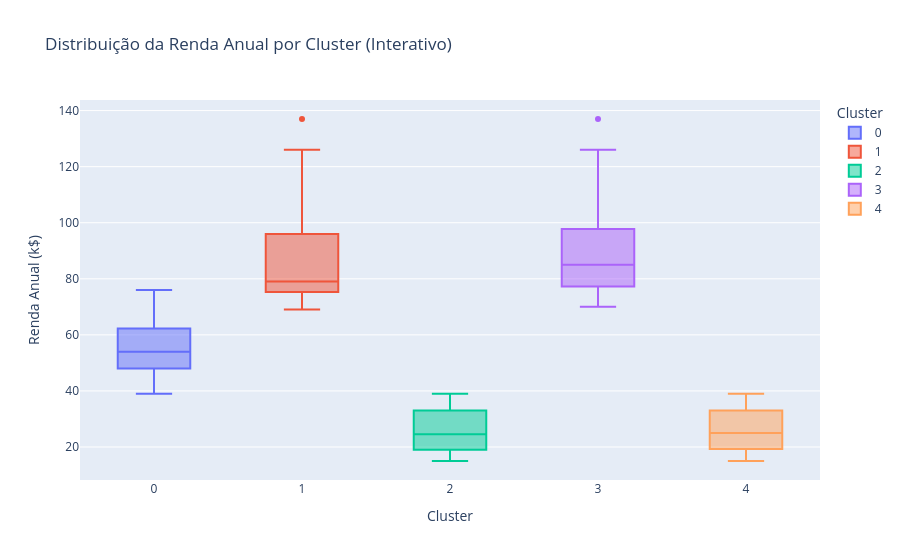
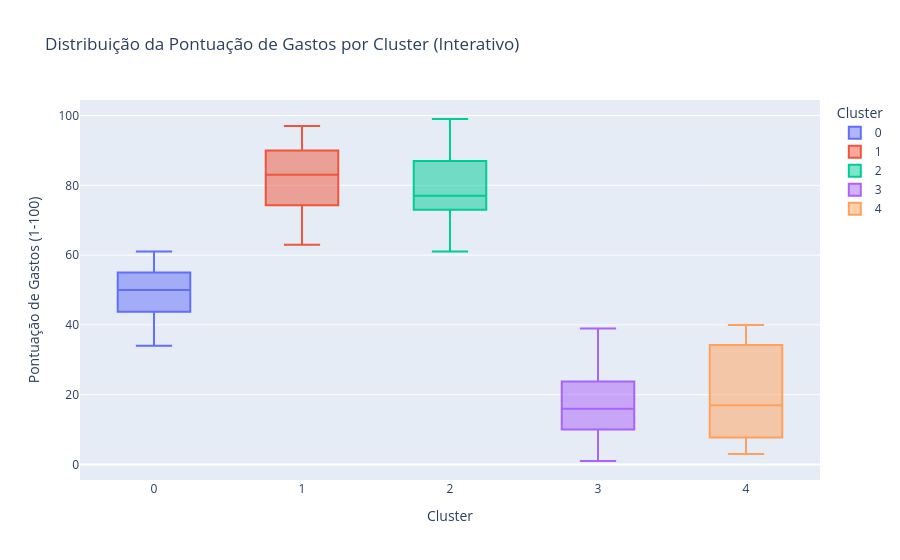
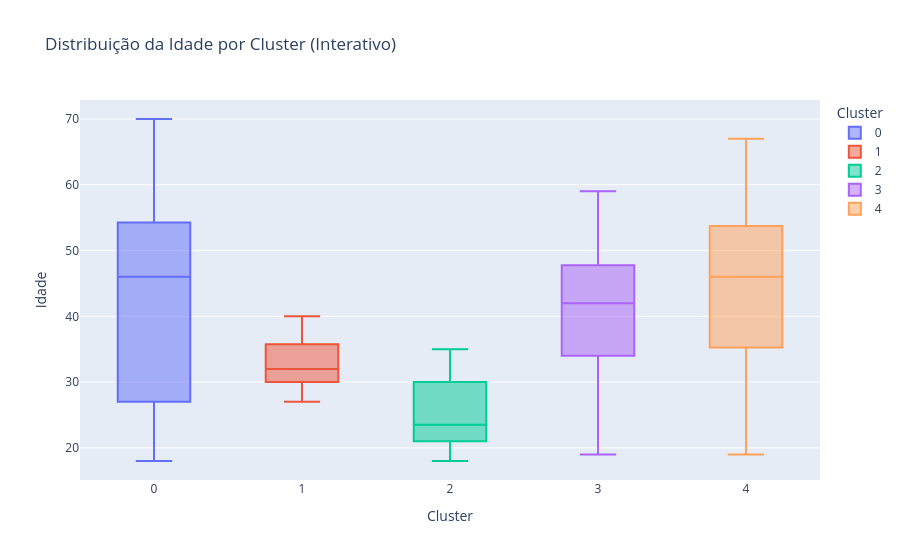
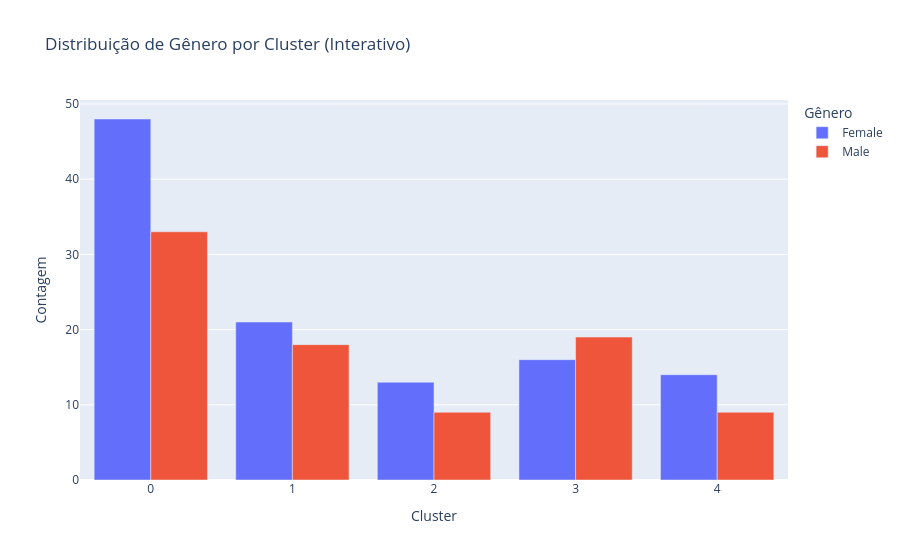

Source (notebook cell) for these figures, in order:
### Code cell
# --- Análise Visual Detalhada ---
# Para apresentação.

print("--- Análise Gráfica Interativa Detalhada dos Perfis ---")

# Reutilizar o dicionário de tradução da Célula 16
labels_traduzidos = {
    'Annual Income (k$)': 'Renda Anual (k$)',
    'Spending Score (1-100)': 'Pontuação de Gastos (1-100)',
    'Age': 'Idade',
    'Genre': 'Gênero'
}

# Preparar o DataFrame para o Plotly
df_plotly = df.copy()
df_plotly['Cluster'] = df_plotly['Cluster'].astype(str)
cluster_order = {"Cluster": ["0", "1", "2", "3", "4"]}

# --- Gráfico 1: Renda Anual (Interativo) ---
fig1 = px.box(
    df_plotly,
    x='Cluster',
    y='Annual Income (k$)',
    color='Cluster',
    title='Distribuição da Renda Anual por Cluster (Interativo)',
    labels=labels_traduzidos,
    category_orders=cluster_order
)
fig1.show()

# --- Gráfico 2: Pontuação de Gastos (Interativo) ---
fig2 = px.box(
    df_plotly,
    x='Cluster',
    y='Spending Score (1-100)',
    color='Cluster',
    title='Distribuição da Pontuação de Gastos por Cluster (Interativo)',
    labels=labels_traduzidos,
    category_orders=cluster_order
)
fig2.show()

# --- Gráfico 3: Idade (Interativo) ---
fig3 = px.box(
    df_plotly,
    x='Cluster',
    y='Age',
    color='Cluster',
    title='Distribuição da Idade por Cluster (Interativo)',
    labels=labels_traduzidos,
    category_orders=cluster_order
)
fig3.show()

# --- Gráfico 4: Gênero (Interativo) ---

# Para o countplot, precisamos pré-agregar os dados para o Plotly
df_counts = df_plotly.groupby(['Cluster', 'Genre']).size().reset_index(name='Contagem')

fig4 = px.bar(
    df_counts,
    x='Cluster',
    y='Contagem',
    color='Genre', # Colore as barras por Gênero
    title='Distribuição de Gênero por Cluster (Interativo)',
    labels=labels_traduzidos,
    barmode='group', # Coloca as barras lado a lado
    category_orders=cluster_order
)
fig4.show()

### Figure 1 — Plotly figure (JSON) as saved in the notebook; plotly's stock layout.template omitted (floating-point values rounded to 4 significant figures)
{"data": [{"alignmentgroup": "True", "hovertemplate": "Cluster=%{x}<br>Renda Anual (k$)=%{y}<extra></extra>", "legendgroup": "0", "marker": {"color": "#636efa"}, "name": "0", "notched": false, "offsetgroup": "0", "orientation": "v", "showlegend": true, "type": "box", "x": ["0", "0", "0", "0", "0", "0", "0", "0", "0", "0", "0", "0", "0", "0", "0", "0", "0", "0", "0", "0", "0", "0", "0", "0", "0", "0", "0", "0", "0", "0", "0", "0", "0", "0", "0", "0", "0", "0", "0", "0", "0", "0", "0", "0", "0", "0", "0", "0", "0", "0", "0", "0", "0", "0", "0", "0", "0", "0", "0", "0", "0", "0", "0", "0", "0", "0", "0", "0", "0", "0", "0", "0", "0", "0", "0", "0", "0", "0", "0", "0", "0"], "x0": " ", "xaxis": "x", "y": [39, 40, 40, 40, 40, 42, 42, 43, 43, 43, 43, 44, 44, 46, 46, 46, 46, 47, 47, 48, 48, 48, 48, 48, 48, 49, 49, 50, 50, 54, 54, 54, 54, 54, 54, 54, 54, 54, 54, 54, 54, 57, 57, 58, 58, 59, 59, 60, 60, 60, 60, 60, 60, 61, 61, 62, 62, 62, 62, 62, 62, 63, 63, 63, 63, 63, 63, 64, 64, 65, 65, 65, 65, 67, 67, 67, 67, 69, 71, 72, 76], "y0": " ", "yaxis": "y"}, {"alignmentgroup": "True", "hovertemplate": "Cluster=%{x}<br>Renda Anual (k$)=%{y}<extra></extra>", "legendgroup": "1", "marker": {"color": "#EF553B"}, "name": "1", "notched": false, "offsetgroup": "1", "orientation": "v", "showlegend": true, "type": "box", "x": ["1", "1", "1", "1", "1", "1", "1", "1", "1", "1", "1", "1", "1", "1", "1", "1", "1", "1", "1", "1", "1", "1", "1", "1", "1", "1", "1", "1", "1", "1", "1", "1", "1", "1", "1", "1", "1", "1", "1"], "x0": " ", "xaxis": "x", "y": [69, 70, 71, 71, 71, 72, 73, 73, 74, 75, 76, 77, 77, 78, 78, 78, 78, 78, 78, 79, 81, 85, 86, 87, 87, 87, 88, 88, 93, 97, 98, 99, 101, 103, 103, 113, 120, 126, 137], "y0": " ", "yaxis": "y"}, {"alignmentgroup": "True", "hovertemplate": "Cluster=%{x}<br>Renda Anual (k$)=%{y}<extra></extra>", "legendgroup": "2", "marker": {"color": "#00cc96"}, "name": "2", "notched": false, "offsetgroup": "2", "orientation": "v", "showlegend": true, "type": "box", "x": ["2", "2", "2", "2", "2", "2", "2", "2", "2", "2", "2", "2", "2", "2", "2", "2", "2", "2", "2", "2", "2", "2"], "x0": " ", "xaxis": "x", "y": [15, 16, 17, 18, 19, 19, 20, 20, 21, 23, 24, 25, 28, 28, 29, 30, 33, 33, 34, 37, 38, 39], "y0": " ", "yaxis": "y"}, {"alignmentgroup": "True", "hovertemplate": "Cluster=%{x}<br>Renda Anual (k$)=%{y}<extra></extra>", "legendgroup": "3", "marker": {"color": "#ab63fa"}, "name": "3", "notched": false, "offsetgroup": "3", "orientation": "v", "showlegend": true, "type": "box", "x": ["3", "3", "3", "3", "3", "3", "3", "3", "3", "3", "3", "3", "3", "3", "3", "3", "3", "3", "3", "3", "3", "3", "3", "3", "3", "3", "3", "3", "3", "3", "3", "3", "3", "3", "3"], "x0": " ", "xaxis": "x", "y": [70, 71, 71, 73, 73, 74, 75, 77, 77, 78, 78, 78, 78, 78, 78, 79, 81, 85, 86, 87, 87, 87, 88, 88, 93, 97, 98, 99, 101, 103, 103, 113, 120, 126, 137], "y0": " ", "yaxis": "y"}, {"alignmentgroup": "True", "hovertemplate": "Cluster=%{x}<br>Renda Anual (k$)=%{y}<extra></extra>", "legendgroup": "4", "marker": {"color": "#FFA15A"}, "name": "4", "notched": false, "offsetgroup": "4", "orientation": "v", "showlegend": true, "type": "box", "x": ["4", "4", "4", "4", "4", "4", "4", "4", "4", "4", "4", "4", "4", "4", "4", "4", "4", "4", "4", "4", "4", "4", "4"], "x0": " ", "xaxis": "x", "y": [15, 16, 17, 18, 19, 19, 20, 20, 21, 23, 24, 25, 28, 28, 29, 30, 33, 33, 34, 37, 38, 39, 39], "y0": " ", "yaxis": "y"}], "layout": {"boxmode": "overlay", "legend": {"title": {"text": "Cluster"}, "tracegroupgap": 0}, "title": {"text": "Distribuição da Renda Anual por Cluster (Interativo)"}, "xaxis": {"anchor": "y", "categoryarray": ["0", "1", "2", "3", "4"], "categoryorder": "array", "domain": [0, 1], "title": {"text": "Cluster"}}, "yaxis": {"anchor": "x", "domain": [0, 1], "title": {"text": "Renda Anual (k$)"}}}}

### Figure 2 — Plotly figure (JSON) as saved in the notebook; plotly's stock layout.template omitted (floating-point values rounded to 4 significant figures)
{"data": [{"alignmentgroup": "True", "hovertemplate": "Cluster=%{x}<br>Pontuação de Gastos (1-100)=%{y}<extra></extra>", "legendgroup": "0", "marker": {"color": "#636efa"}, "name": "0", "notched": false, "offsetgroup": "0", "orientation": "v", "showlegend": true, "type": "box", "x": ["0", "0", "0", "0", "0", "0", "0", "0", "0", "0", "0", "0", "0", "0", "0", "0", "0", "0", "0", "0", "0", "0", "0", "0", "0", "0", "0", "0", "0", "0", "0", "0", "0", "0", "0", "0", "0", "0", "0", "0", "0", "0", "0", "0", "0", "0", "0", "0", "0", "0", "0", "0", "0", "0", "0", "0", "0", "0", "0", "0", "0", "0", "0", "0", "0", "0", "0", "0", "0", "0", "0", "0", "0", "0", "0", "0", "0", "0", "0", "0", "0"], "x0": " ", "xaxis": "x", "y": [61, 55, 47, 42, 42, 52, 60, 54, 60, 45, 41, 50, 46, 51, 46, 56, 55, 52, 59, 51, 59, 50, 48, 59, 47, 55, 42, 49, 56, 47, 54, 53, 48, 52, 42, 51, 55, 41, 44, 57, 46, 58, 55, 60, 46, 55, 41, 49, 40, 42, 52, 47, 50, 42, 49, 41, 48, 59, 55, 56, 42, 50, 46, 43, 48, 52, 54, 42, 46, 48, 50, 43, 59, 43, 57, 56, 40, 58, 35, 34, 40], "y0": " ", "yaxis": "y"}, {"alignmentgroup": "True", "hovertemplate": "Cluster=%{x}<br>Pontuação de Gastos (1-100)=%{y}<extra></extra>", "legendgroup": "1", "marker": {"color": "#EF553B"}, "name": "1", "notched": false, "offsetgroup": "1", "orientation": "v", "showlegend": true, "type": "box", "x": ["1", "1", "1", "1", "1", "1", "1", "1", "1", "1", "1", "1", "1", "1", "1", "1", "1", "1", "1", "1", "1", "1", "1", "1", "1", "1", "1", "1", "1", "1", "1", "1", "1", "1", "1", "1", "1", "1", "1"], "x0": " ", "xaxis": "x", "y": [91, 77, 95, 75, 75, 71, 88, 73, 72, 93, 87, 97, 74, 90, 88, 76, 89, 78, 73, 83, 93, 75, 95, 63, 75, 92, 86, 69, 90, 86, 88, 97, 68, 85, 69, 91, 79, 74, 83], "y0": " ", "yaxis": "y"}, {"alignmentgroup": "True", "hovertemplate": "Cluster=%{x}<br>Pontuação de Gastos (1-100)=%{y}<extra></extra>", "legendgroup": "2", "marker": {"color": "#00cc96"}, "name": "2", "notched": false, "offsetgroup": "2", "orientation": "v", "showlegend": true, "type": "box", "x": ["2", "2", "2", "2", "2", "2", "2", "2", "2", "2", "2", "2", "2", "2", "2", "2", "2", "2", "2", "2", "2", "2"], "x0": " ", "xaxis": "x", "y": [81, 77, 76, 94, 72, 99, 77, 79, 66, 98, 73, 73, 82, 61, 87, 73, 92, 81, 73, 75, 92, 65], "y0": " ", "yaxis": "y"}, {"alignmentgroup": "True", "hovertemplate": "Cluster=%{x}<br>Pontuação de Gastos (1-100)=%{y}<extra></extra>", "legendgroup": "3", "marker": {"color": "#ab63fa"}, "name": "3", "notched": false, "offsetgroup": "3", "orientation": "v", "showlegend": true, "type": "box", "x": ["3", "3", "3", "3", "3", "3", "3", "3", "3", "3", "3", "3", "3", "3", "3", "3", "3", "3", "3", "3", "3", "3", "3", "3", "3", "3", "3", "3", "3", "3", "3", "3", "3", "3", "3"], "x0": " ", "xaxis": "x", "y": [29, 11, 9, 5, 7, 10, 5, 12, 36, 22, 17, 20, 16, 1, 1, 35, 5, 26, 20, 27, 13, 10, 13, 15, 14, 32, 15, 39, 24, 17, 23, 8, 16, 28, 18], "y0": " ", "yaxis": "y"}, {"alignmentgroup": "True", "hovertemplate": "Cluster=%{x}<br>Pontuação de Gastos (1-100)=%{y}<extra></extra>", "legendgroup": "4", "marker": {"color": "#FFA15A"}, "name": "4", "notched": false, "offsetgroup": "4", "orientation": "v", "showlegend": true, "type": "box", "x": ["4", "4", "4", "4", "4", "4", "4", "4", "4", "4", "4", "4", "4", "4", "4", "4", "4", "4", "4", "4", "4", "4", "4"], "x0": " ", "xaxis": "x", "y": [39, 6, 40, 6, 3, 14, 15, 13, 35, 29, 35, 5, 14, 32, 31, 4, 4, 14, 17, 26, 35, 36, 28], "y0": " ", "yaxis": "y"}], "layout": {"boxmode": "overlay", "legend": {"title": {"text": "Cluster"}, "tracegroupgap": 0}, "title": {"text": "Distribuição da Pontuação de Gastos por Cluster (Interativo)"}, "xaxis": {"anchor": "y", "categoryarray": ["0", "1", "2", "3", "4"], "categoryorder": "array", "domain": [0, 1], "title": {"text": "Cluster"}}, "yaxis": {"anchor": "x", "domain": [0, 1], "title": {"text": "Pontuação de Gastos (1-100)"}}}}

### Figure 3 — Plotly figure (JSON) as saved in the notebook; plotly's stock layout.template omitted (floating-point values rounded to 4 significant figures)
{"data": [{"alignmentgroup": "True", "hovertemplate": "Cluster=%{x}<br>Idade=%{y}<extra></extra>", "legendgroup": "0", "marker": {"color": "#636efa"}, "name": "0", "notched": false, "offsetgroup": "0", "orientation": "v", "showlegend": true, "type": "box", "x": ["0", "0", "0", "0", "0", "0", "0", "0", "0", "0", "0", "0", "0", "0", "0", "0", "0", "0", "0", "0", "0", "0", "0", "0", "0", "0", "0", "0", "0", "0", "0", "0", "0", "0", "0", "0", "0", "0", "0", "0", "0", "0", "0", "0", "0", "0", "0", "0", "0", "0", "0", "0", "0", "0", "0", "0", "0", "0", "0", "0", "0", "0", "0", "0", "0", "0", "0", "0", "0", "0", "0", "0", "0", "0", "0", "0", "0", "0", "0", "0", "0"], "x0": " ", "xaxis": "x", "y": [31, 50, 27, 29, 31, 49, 33, 31, 59, 50, 47, 51, 69, 27, 53, 70, 19, 67, 54, 63, 18, 43, 68, 19, 32, 70, 47, 60, 60, 59, 26, 45, 40, 23, 49, 57, 38, 67, 46, 21, 48, 55, 22, 34, 50, 68, 18, 48, 40, 32, 24, 47, 27, 48, 20, 23, 49, 67, 26, 49, 21, 66, 54, 68, 66, 65, 19, 38, 19, 18, 19, 63, 49, 51, 50, 27, 38, 40, 43, 25, 28], "y0": " ", "yaxis": "y"}, {"alignmentgroup": "True", "hovertemplate": "Cluster=%{x}<br>Idade=%{y}<extra></extra>", "legendgroup": "1", "marker": {"color": "#EF553B"}, "name": "1", "notched": false, "offsetgroup": "1", "orientation": "v", "showlegend": true, "type": "box", "x": ["1", "1", "1", "1", "1", "1", "1", "1", "1", "1", "1", "1", "1", "1", "1", "1", "1", "1", "1", "1", "1", "1", "1", "1", "1", "1", "1", "1", "1", "1", "1", "1", "1", "1", "1", "1", "1", "1", "1"], "x0": " ", "xaxis": "x", "y": [39, 31, 40, 38, 39, 31, 29, 32, 35, 32, 32, 28, 32, 34, 39, 38, 27, 30, 30, 29, 31, 36, 33, 32, 28, 36, 30, 27, 35, 32, 29, 30, 28, 36, 32, 38, 35, 32, 30], "y0": " ", "yaxis": "y"}, {"alignmentgroup": "True", "hovertemplate": "Cluster=%{x}<br>Idade=%{y}<extra></extra>", "legendgroup": "2", "marker": {"color": "#00cc96"}, "name": "2", "notched": false, "offsetgroup": "2", "orientation": "v", "showlegend": true, "type": "box", "x": ["2", "2", "2", "2", "2", "2", "2", "2", "2", "2", "2", "2", "2", "2", "2", "2", "2", "2", "2", "2", "2", "2"], "x0": " ", "xaxis": "x", "y": [21, 23, 22, 23, 30, 35, 24, 22, 20, 35, 25, 31, 29, 35, 23, 21, 18, 21, 30, 20, 24, 24], "y0": " ", "yaxis": "y"}, {"alignmentgroup": "True", "hovertemplate": "Cluster=%{x}<br>Idade=%{y}<extra></extra>", "legendgroup": "3", "marker": {"color": "#ab63fa"}, "name": "3", "notched": false, "offsetgroup": "3", "orientation": "v", "showlegend": true, "type": "box", "x": ["3", "3", "3", "3", "3", "3", "3", "3", "3", "3", "3", "3", "3", "3", "3", "3", "3", "3", "3", "3", "3", "3", "3", "3", "3", "3", "3", "3", "3", "3", "3", "3", "3", "3", "3"], "x0": " ", "xaxis": "x", "y": [23, 59, 47, 20, 44, 19, 57, 25, 48, 34, 43, 44, 47, 37, 34, 56, 19, 50, 42, 36, 40, 36, 52, 58, 59, 37, 46, 41, 54, 41, 34, 33, 47, 45, 32], "y0": " ", "yaxis": "y"}, {"alignmentgroup": "True", "hovertemplate": "Cluster=%{x}<br>Idade=%{y}<extra></extra>", "legendgroup": "4", "marker": {"color": "#FFA15A"}, "name": "4", "notched": false, "offsetgroup": "4", "orientation": "v", "showlegend": true, "type": "box", "x": ["4", "4", "4", "4", "4", "4", "4", "4", "4", "4", "4", "4", "4", "4", "4", "4", "4", "4", "4", "4", "4", "4", "4"], "x0": " ", "xaxis": "x", "y": [19, 20, 31, 35, 64, 67, 58, 37, 35, 52, 35, 46, 54, 45, 40, 60, 53, 49, 42, 36, 65, 48, 49], "y0": " ", "yaxis": "y"}], "layout": {"boxmode": "overlay", "legend": {"title": {"text": "Cluster"}, "tracegroupgap": 0}, "title": {"text": "Distribuição da Idade por Cluster (Interativo)"}, "xaxis": {"anchor": "y", "categoryarray": ["0", "1", "2", "3", "4"], "categoryorder": "array", "domain": [0, 1], "title": {"text": "Cluster"}}, "yaxis": {"anchor": "x", "domain": [0, 1], "title": {"text": "Idade"}}}}

### Figure 4 — Plotly figure (JSON) as saved in the notebook; plotly's stock layout.template omitted (floating-point values rounded to 4 significant figures)
{"data": [{"alignmentgroup": "True", "hovertemplate": "Gênero=Female<br>Cluster=%{x}<br>Contagem=%{y}<extra></extra>", "legendgroup": "Female", "marker": {"color": "#636efa", "pattern": {"shape": ""}}, "name": "Female", "offsetgroup": "Female", "orientation": "v", "showlegend": true, "textposition": "auto", "type": "bar", "x": ["0", "1", "2", "3", "4"], "xaxis": "x", "y": [48, 21, 13, 16, 14], "yaxis": "y"}, {"alignmentgroup": "True", "hovertemplate": "Gênero=Male<br>Cluster=%{x}<br>Contagem=%{y}<extra></extra>", "legendgroup": "Male", "marker": {"color": "#EF553B", "pattern": {"shape": ""}}, "name": "Male", "offsetgroup": "Male", "orientation": "v", "showlegend": true, "textposition": "auto", "type": "bar", "x": ["0", "1", "2", "3", "4"], "xaxis": "x", "y": [33, 18, 9, 19, 9], "yaxis": "y"}], "layout": {"barmode": "group", "legend": {"title": {"text": "Gênero"}, "tracegroupgap": 0}, "title": {"text": "Distribuição de Gênero por Cluster (Interativo)"}, "xaxis": {"anchor": "y", "categoryarray": ["0", "1", "2", "3", "4"], "categoryorder": "array", "domain": [0, 1], "title": {"text": "Cluster"}}, "yaxis": {"anchor": "x", "domain": [0, 1], "title": {"text": "Contagem"}}}}
